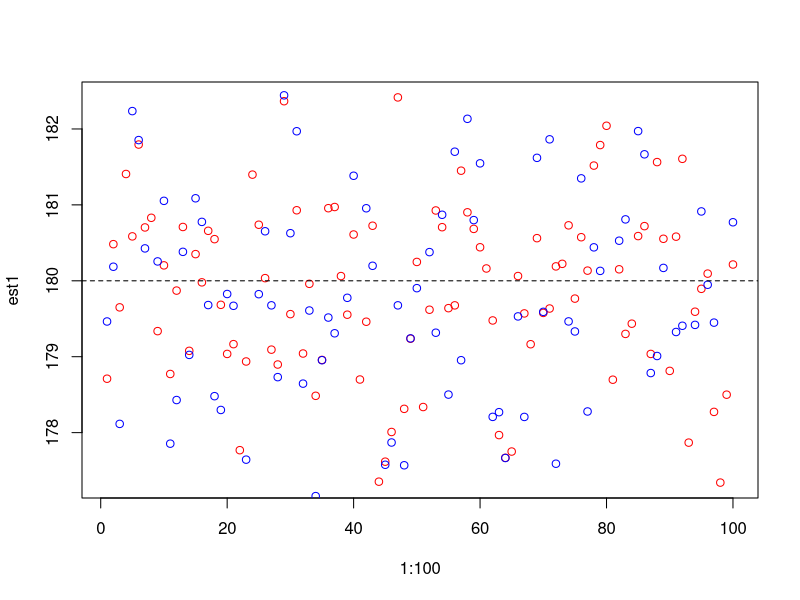

The R script that drew this image:

# assume population is Normal(180,5)
# E[X]=180

ran1 <- rnorm(20, 180, 5)

est1 <- mean(ran1)

est2<-min(ran1)+diff(range(ran1))/2

180-est1
180-est2

est1 <- est2 <- c()

for (i in 1:100) {

	ran1 <- rnorm(20, 180, 5)

	est1[i] <- mean(ran1)

	est2[i]<-min(ran1)+diff(range(ran1))/2

}


plot(x=1:100,y=est1,type="p",col="red")
points(x=1:100,y=est2,col="blue")
abline(h=180,lty=2)

mean(est1)-180

mean(est2)-180

(mean(est1)-180)^2

(mean(est2)-180)^2




